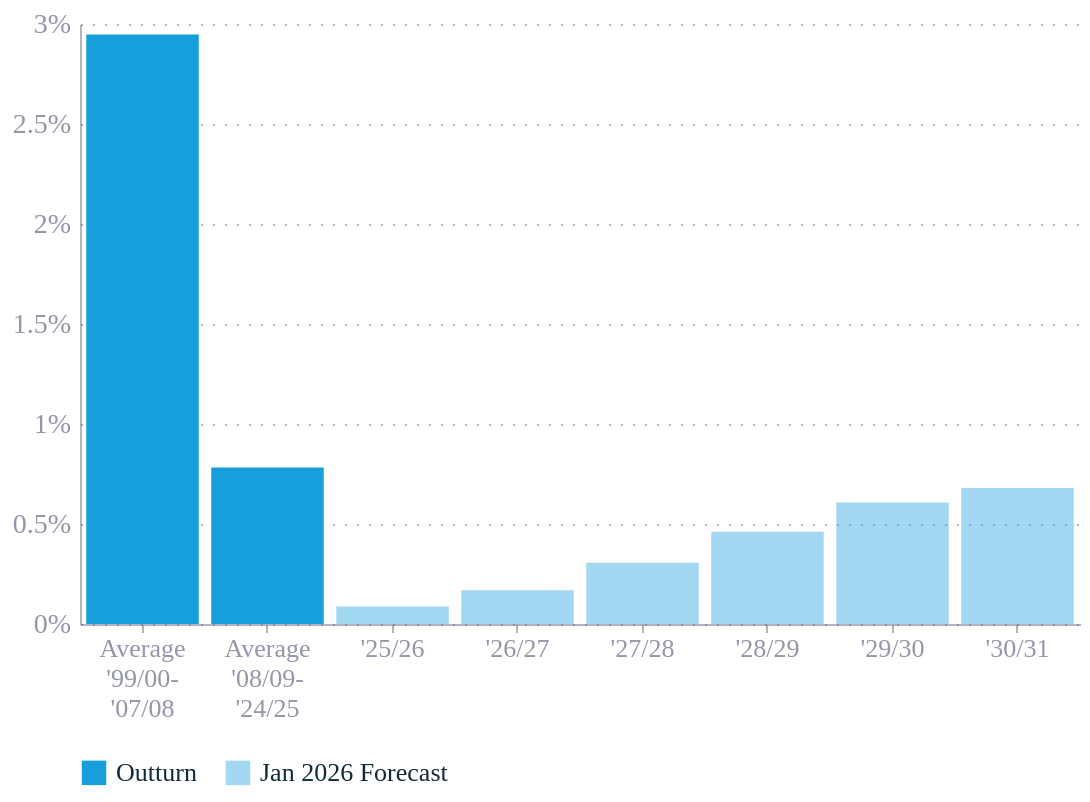

Source (notebook cell):
### Code cell
# Preserve left-to-right order from source data
fig3_sort_order = fig3_data['fiscal_year'].tolist()

fig3 = alt.Chart(fig3_data).mark_bar().encode(
    x=alt.X('fiscal_year:O',
        sort=fig3_sort_order,
        axis=alt.Axis(
            labelFontSize=13,
            labelAngle=0,
            labelLimit=200,
            labelExpr="split(datum.value, '\\n')",
        )
    ),
    y=alt.Y('growth_rate:Q', axis=alt.Axis(labelFontSize=14, labelExpr='datum.value + "%"')),
    opacity=alt.Opacity('bar_type:N',
        scale=alt.Scale(domain=['Outturn', 'Jan 2026 Forecast'], range=[1.0, 0.4]),
        legend=alt.Legend(title='', orient='bottom', labelFontSize=13, symbolType='square', symbolSize=150)
    ),
    tooltip=[
        alt.Tooltip('fiscal_year:O', title='Fiscal Year'),
        alt.Tooltip('growth_rate_label', title='Growth Rate'),
        alt.Tooltip('bar_type:N', title='Type'),
    ]
).properties(height=300, width=500)
fig3

### Figure 1 — Vega-Lite specification as saved in the notebook (floating-point values rounded to 4 significant figures)
{"config": {"font": "Circular Std", "text": {"color": "#676A86", "align": "left", "baseline": "middle", "dx": 7, "dy": 0, "fontSize": 11}, "view": {"stroke": null, "continuousWidth": 400, "continuousHeight": 300, "discreteWidth": 400, "discreteHeight": 300}, "range": {"category": ["#36B7B4", "#E6224B", "#F4C245", "#0063AF", "#00A767", "#179FDB", "#EB5C2E"], "diverging": ["#E6224B", "#E54753", "#C9C9C9", "#179FDB", "#122B39"], "heatmap": ["#C9C9C9", "#179FDB", "#0063AF", "#122B39"], "ordinal": ["#00A767", "#36B7B4", "#179FDB", "#0063AF", "#243B5A"]}, "bar": {"color": "#179fdb"}, "line": {"color": "#e6224b"}, "rule": {"color": "#676A86"}, "area": {"opacity": 0.3}, "point": {"filled": true, "size": 80, "color": "#e6224b", "opacity": 0.95}, "geoshape": {"stroke": "white", "strokeWidth": 0.3}, "rect": {"fill": "#d6d4d4", "opacity": 0.3}, "axis": {"labelColor": "#676A86", "labelFontSize": 11, "labelFont": "Circular Std", "labelOpacity": 0.7, "tickColor": "#676A86", "tickOpacity": 0.5, "domainColor": "#676A86", "domainOpacity": 0.5, "gridColor": "#676A86", "gridDash": [2, 2], "gridOpacity": 0.5, "title": null, "titleColor": "#676A86", "titleOpacity": 0.8, "tickSize": 4}, "axisXDiscrete": {"grid": false, "labelAngle": 0, "tickCount": 10, "tickOpacity": 0.5, "title": null}, "axisYDiscrete": {"ticks": false, "labelPadding": 5}, "axisXTemporal": {"grid": false, "ticks": true}, "axisXQuantitative": {"grid": true}, "axisYQuantitative": {"gridColor": "#676A86", "gridDash": [1, 5], "gridOpacity": 0.5, "ticks": false, "labelPadding": 5, "tickCount": 8, "titleAngle": 0, "titleAlign": "left", "titleBaseline": "bottom", "titleX": 0, "titleY": -5}, "title": {"color": "#676A86E6", "subtitleColor": "#676A86", "font": "Circular Std", "subtitleFont": "Circular Std", "anchor": "start", "fontSize": 14, "subtitleFontSize": 12, "subtitlePadding": 4, "offset": 0, "frame": "group"}, "legend": {"titleColor": "#122b39", "title": null, "labelColor": "#122b39", "labelFontSize": 11}}, "data": {"name": "data-98a84e612322ec72b2539bbc96122b2e"}, "mark": {"type": "bar"}, "encoding": {"opacity": {"field": "bar_type", "legend": {"labelFontSize": 13, "orient": "bottom", "symbolSize": 150, "symbolType": "square", "title": ""}, "scale": {"domain": ["Outturn", "Jan 2026 Forecast"], "range": [1.0, 0.4]}, "type": "nominal"}, "tooltip": [{"field": "fiscal_year", "title": "Fiscal Year", "type": "ordinal"}, {"field": "growth_rate_label", "title": "Growth Rate", "type": "nominal"}, {"field": "bar_type", "title": "Type", "type": "nominal"}], "x": {"axis": {"labelAngle": 0, "labelExpr": "split(datum.value, '\\n')", "labelFontSize": 13, "labelLimit": 200}, "field": "fiscal_year", "sort": ["Average\n'99/00-\n'07/08", "Average\n'08/09-\n'24/25", "'25/26", "'26/27", "'27/28", "'28/29", "'29/30", "'30/31"], "type": "ordinal"}, "y": {"axis": {"labelExpr": "datum.value + \"%\"", "labelFontSize": 14}, "field": "growth_rate", "type": "quantitative"}}, "height": 300, "width": 500, "$schema": "https://vega.github.io/schema/vega-lite/v5.20.1.json", "datasets": {"data-98a84e612322ec72b2539bbc96122b2e": [{"year": "Average 1999-00 to 2007-08", "growth_rate": 2.947, "fiscal_year": "Average\n'99/00-\n'07/08", "bar_type": "Outturn", "growth_rate_label": "2.9%"}, {"year": "Average 2008-09 to 2024-25", "growth_rate": 0.7829, "fiscal_year": "Average\n'08/09-\n'24/25", "bar_type": "Outturn", "growth_rate_label": "0.8%"}, {"year": "2025-26", "growth_rate": 0.08777, "fiscal_year": "'25/26", "bar_type": "Jan 2026 Forecast", "growth_rate_label": "0.1%"}, {"year": "2026-27", "growth_rate": 0.1682, "fiscal_year": "'26/27", "bar_type": "Jan 2026 Forecast", "growth_rate_label": "0.2%"}, {"year": "2027-28", "growth_rate": 0.3057, "fiscal_year": "'27/28", "bar_type": "Jan 2026 Forecast", "growth_rate_label": "0.3%"}, {"year": "2028-29", "growth_rate": 0.4614, "fiscal_year": "'28/29", "bar_type": "Jan 2026 Forecast", "growth_rate_label": "0.5%"}, {"year": "2029-30", "growth_rate": 0.6072, "fiscal_year": "'29/30", "bar_type": "Jan 2026 Forecast", "growth_rate_label": "0.6%"}, {"year": "2030-31", "growth_rate": 0.6798, "fiscal_year": "'30/31", "bar_type": "Jan 2026 Forecast", "growth_rate_label": "0.7%"}]}}
